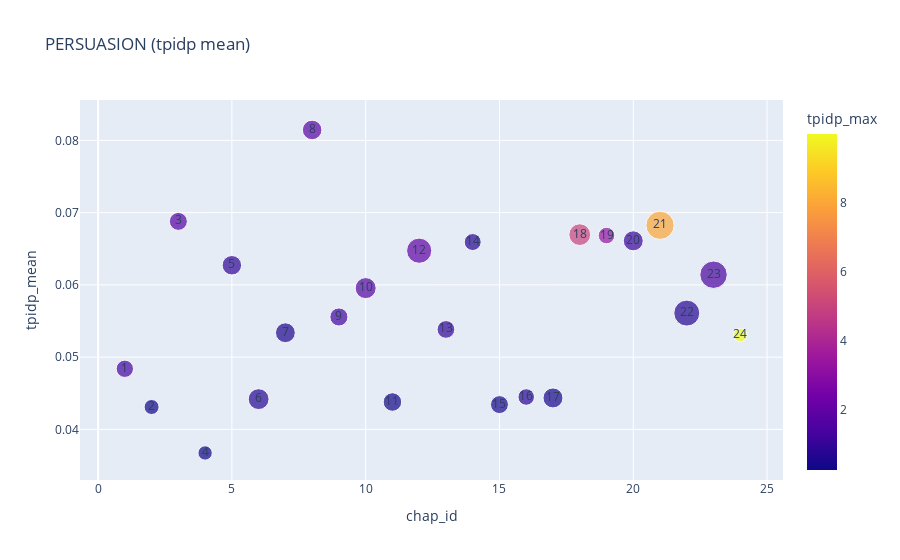

Notebook source saved alongside this figure:
### Code cell
plot_sig_docs(105)

### Figure 1 — Plotly figure (JSON) as saved in the notebook; plotly's stock layout.template omitted (floating-point values rounded to 4 significant figures)
{"data": [{"hovertemplate": "chap_id=%{text}<br>tpidp_mean=%{y}<br>n_tokens=%{marker.size}<br>tpidp_max=%{marker.color}<extra></extra>", "legendgroup": "", "marker": {"color": [1.292, 0.2697, 1.674, 0.2664, 0.8864, 0.7675, 0.5652, 1.795, 1.282, 1.678, 0.3765, 1.994, 0.9977, 0.7481, 0.4338, 0.8058, 0.4958, 4.989, 3.326, 1.094, 7.977, 0.7345, 1.474, 9.977], "coloraxis": "coloraxis", "size": [2625, 1974, 2837, 1805, 3322, 3814, 3441, 3349, 2870, 3867, 3015, 5553, 2752, 2531, 2827, 2408, 3506, 4133, 2397, 3499, 7000, 5904, 6588, 1596], "sizemode": "area", "sizeref": 17.5, "symbol": "circle"}, "mode": "markers+text", "name": "", "orientation": "v", "showlegend": false, "text": [1, 2, 3, 4, 5, 6, 7, 8, 9, 10, 11, 12, 13, 14, 15, 16, 17, 18, 19, 20, 21, 22, 23, 24], "type": "scatter", "x": [1, 2, 3, 4, 5, 6, 7, 8, 9, 10, 11, 12, 13, 14, 15, 16, 17, 18, 19, 20, 21, 22, 23, 24], "xaxis": "x", "y": [0.04839, 0.04309, 0.06879, 0.03673, 0.06272, 0.04419, 0.05338, 0.08144, 0.05556, 0.05955, 0.04379, 0.06473, 0.05383, 0.06592, 0.04343, 0.04448, 0.04435, 0.06695, 0.06683, 0.06609, 0.06825, 0.05609, 0.0614, 0.05305], "yaxis": "y"}], "layout": {"autosize": true, "coloraxis": {"colorbar": {"title": {"text": "tpidp_max"}}, "colorscale": [[0, "#0d0887"], [0.1111, "#46039f"], [0.2222, "#7201a8"], [0.3333, "#9c179e"], [0.4444, "#bd3786"], [0.5556, "#d8576b"], [0.6667, "#ed7953"], [0.7778, "#fb9f3a"], [0.8889, "#fdca26"], [1, "#f0f921"]]}, "legend": {"itemsizing": "constant", "tracegroupgap": 0}, "title": {"text": "PERSUASION (tpidp mean)"}, "xaxis": {"anchor": "y", "autorange": true, "domain": [0, 1], "range": [-0.6394, 25.57], "title": {"text": "chap_id"}, "type": "linear"}, "yaxis": {"anchor": "x", "autorange": true, "domain": [0, 1], "range": [0.03274, 0.08592], "title": {"text": "tpidp_mean"}, "type": "linear"}}}
